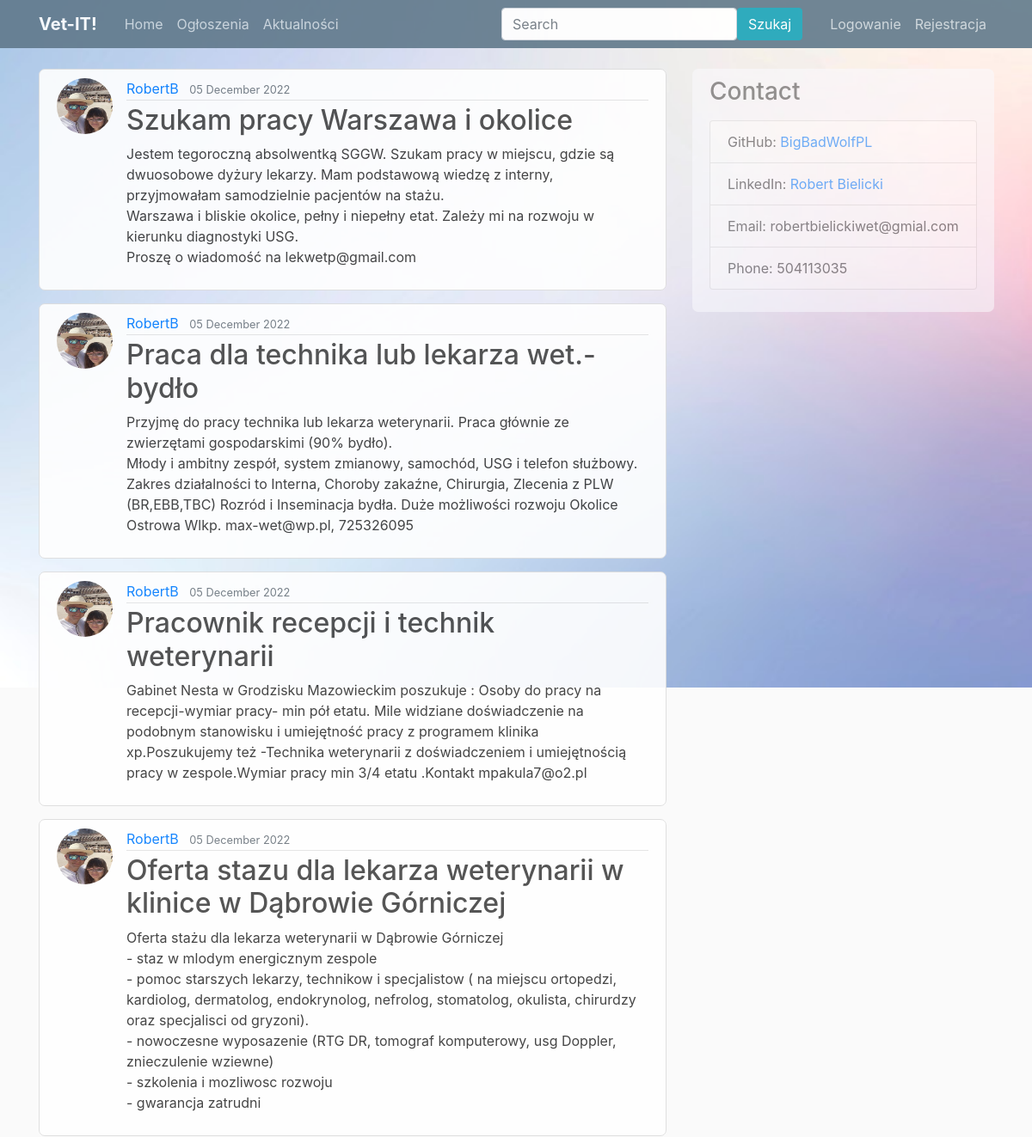
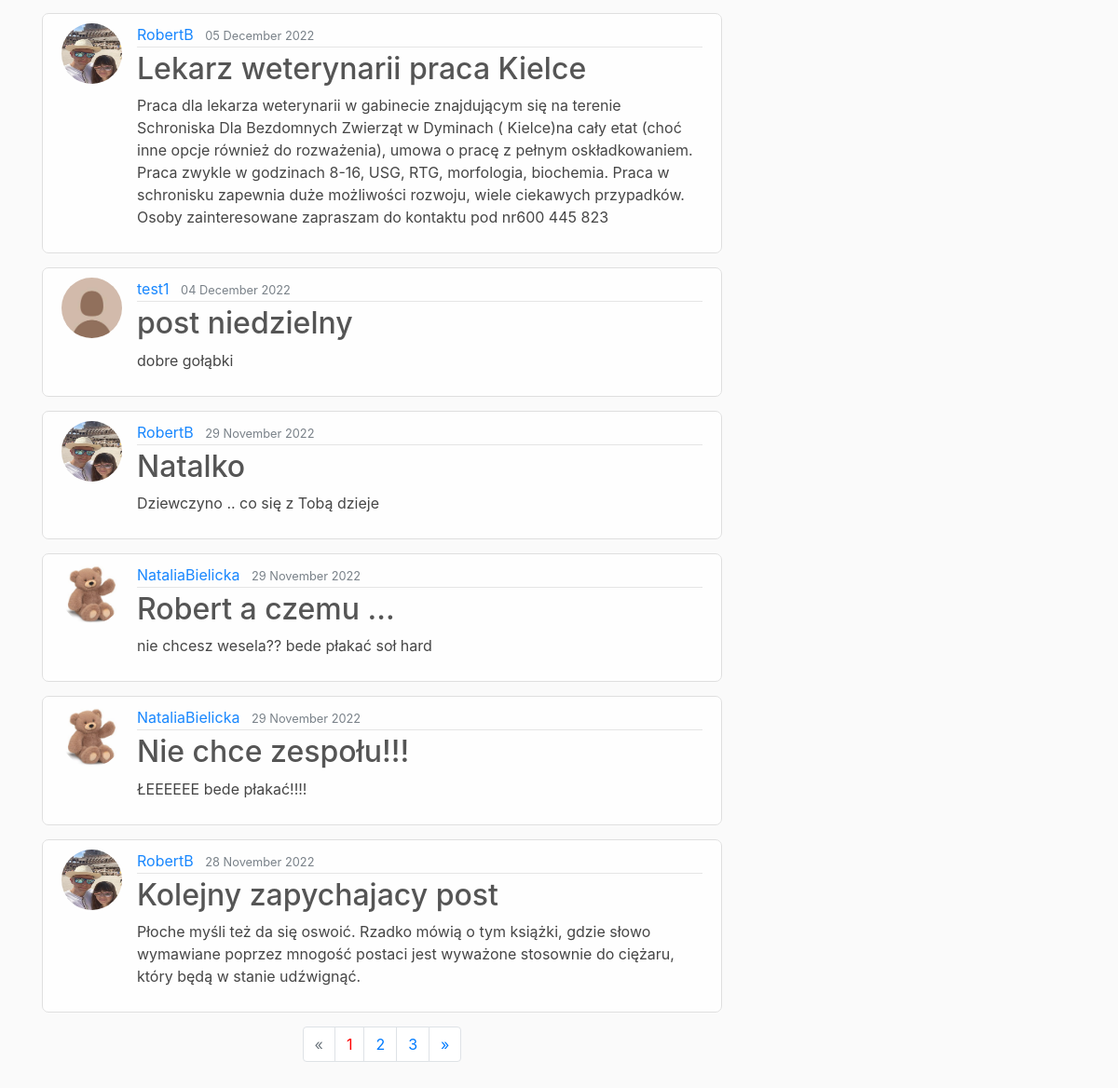
Page /about/ on the earlier database version (2 pictures, top to bottom).
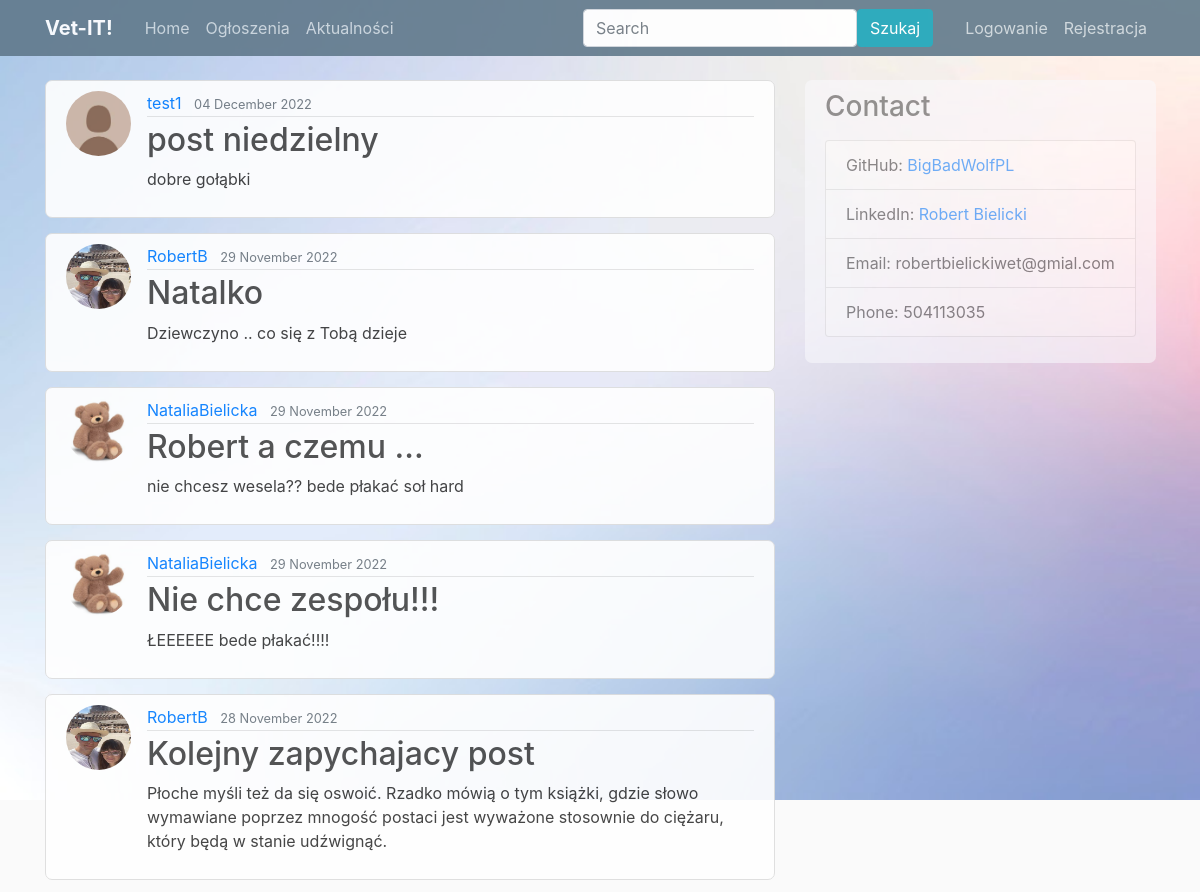
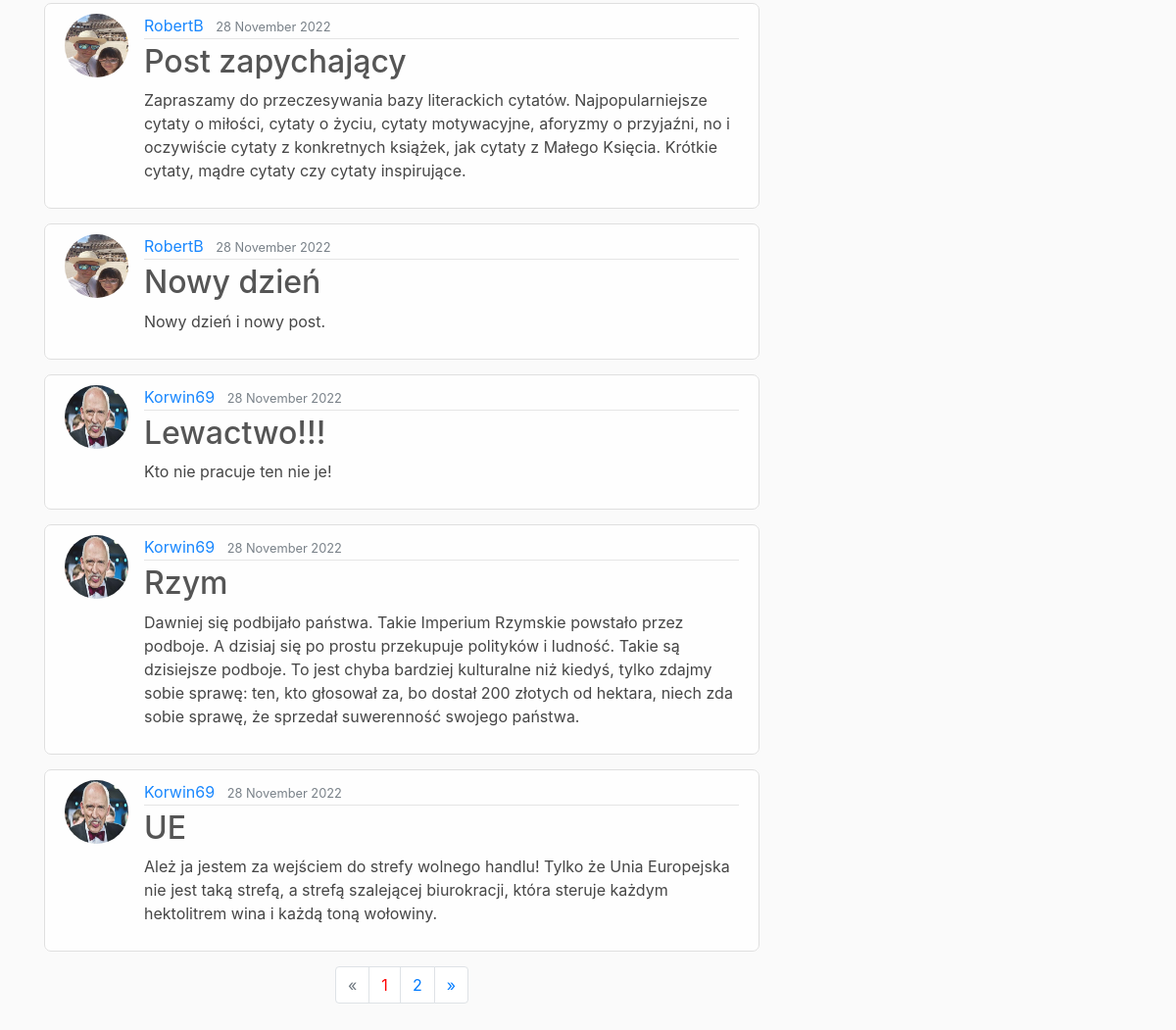
Same page on the later database version (2 pictures, top to bottom).
### blog/models.py (models this page shows, shortened)
class Post(models.Model):
    title = models.CharField(max_length=100)
    content = models.TextField()
    date_posted = models.DateTimeField(default=timezone.now)
    author = models.ForeignKey(User, on_delete=models.CASCADE)

### users/models.py (models this page shows, shortened)
class Profile(models.Model):
    user = models.OneToOneField(User, on_delete=models.CASCADE)
    image = models.ImageField(default='default.jpg', upload_to='profile_pics')

### blog/views.py (the view)
# urls.py: path('about/', views.to_samo_co_posts_list_view, name='blog-about'),
def to_samo_co_posts_list_view(request):                      # <----------
    posts = Post.objects.all().order_by('-date_posted')
    page = request.GET.get('page', 1)
    paginator = Paginator(posts, 10)
    try:
        posts = paginator.page(page)
    except PageNotAnInteger:
        posts = paginator.page(1)
    except EmptyPage:
        posts = paginator.page(paginator.num_pages)
    return render(request, 'blog/to_samo_co_posts_list_view.html', {'posts': posts})

### blog/templates/blog/to_samo_co_posts_list_view.html
{% extends "blog/base.html" %}
{% block content %}
{% for post in posts %}
<article class="media content-section">
 <img class="rounded-circle article-img" src="{{ post.author.profile.image.url }}">
    <div class="media-body">
      <div class="article-metadata">
        <a class="mr-2" href="{% url 'user-posts' post.author.username %}">{{ post.author }}</a>
        <small class="text-muted">{{ post.date_posted|date:"d F Y" }}</small>
      </div>
      <h2><a class="article-title" href="{% url 'post-detail' post.id %}">{{ post.title }}</a></h2>
      <p class="article-content">{{ post.content }}</p>
    </div>
  </article>
{% endfor %}
{% if posts.has_other_pages %}
  <nav class="mb-5">
    <ul class="pagination justify-content-center">
      {% if posts.has_previous %}
        <li class="page-item">
          <a class="page-link" href="?page={{ posts.previous_page_number }}" aria-label="Previous">
            <span aria-hidden="true">&laquo;</span>
          </a>
        </li>
      {% else %}
        <li class="page-item disabled">
            <span class="page-link" aria-hidden="true">&laquo;</span>
        </li>
      {% endif %}
      {% for p in posts.paginator.page_range %}
        {% if posts.number == p %}
          <li class="page-item"><a class="page-link" style="color: red;" href="#">{{ p }}</a></li>
        {% else %}
          <li class="page-item"><a class="page-link" href="?page={{ p }}">{{ p }}</a></li>
        {% endif %}
      {% endfor %}
      {% if posts.has_next %}
        <li class="page-item">
          <a class="page-link" href="?page={{ posts.next_page_number }}" aria-label="Next">
            <span aria-hidden="true">&raquo;</span>
          </a>
        </li>
      {% else %}
        <li class="page-item disabled">
          <span class="page-link" aria-hidden="true">&raquo;</span>
        </li>
      {% endif %}
  </ul>
  </nav>
{% endif %}
{% endblock content %}

Differences in the rows shown:
removed Post: author.profile.image (picture), author "RobertB", date_posted "05 December 2022", title "Szukam pracy Warszawa i okolice", content "Jestem tegoroczną absolwentką SGGW. Szukam pracy w miejscu, gdzie są dwuosobowe dyżury lekarzy. Mam podstawową wiedzę z interny, przyjmowałam samodzielnie pacjentów na stażu. Warszawa i bliskie okolice, pełny i niepełny etat. Zależy mi na rozwoju w kierunku diagnostyki USG. Proszę o wiadomość na lekwetp@gmail.com"
removed Post: author.profile.image (picture), author "RobertB", date_posted "05 December 2022", title "Praca dla technika lub lekarza wet.- bydło", content "Przyjmę do pracy technika lub lekarza weterynarii. Praca głównie ze zwierzętami gospodarskimi (90% bydło). Młody i ambitny zespół, system zmianowy, samochód, USG i telefon służbowy. Zakres działalności to Interna, Choroby zakaźne, Chirurgia, Zlecenia z PLW (BR,EBB,TBC) Rozród i Inseminacja bydła. Duże możliwości rozwoju Okolice Ostrowa Wlkp. max-wet@wp.pl, 725326095"
removed Post: author.profile.image (picture), author "RobertB", date_posted "05 December 2022", title "Pracownik recepcji i technik weterynarii", content "Gabinet Nesta w Grodzisku Mazowieckim poszukuje : Osoby do pracy na recepcji-wymiar pracy- min pół etatu. Mile widziane doświadczenie na podobnym stanowisku i umiejętność pracy z programem klinika xp.Poszukujemy też -Technika weterynarii z doświadczeniem i umiejętnością pracy w zespole.Wymiar pracy min 3/4 etatu .Kontakt mpakula7@o2.pl"
removed Post: author.profile.image (picture), author "RobertB", date_posted "05 December 2022", title "Oferta stazu dla lekarza weterynarii w klinice w Dąbrowie Górniczej", content "Oferta stażu dla lekarza weterynarii w Dąbrowie Górniczej - staz w mlodym energicznym zespole - pomoc starszych lekarzy, technikow i specjalistow ( na miejscu ortopedzi, kardiolog, dermatolog, endokrynolog, nefrolog, stomatolog, okulista, chirurdzy oraz specjalisci od gryzoni). - nowoczesne wyposazenie (RTG DR, tomograf komputerowy, usg Doppler, znieczulenie wziewne) - szkolenia i mozliwosc rozwoju - gwarancja zatrudni"
removed Post: author.profile.image (picture), author "RobertB", date_posted "05 December 2022", title "Lekarz weterynarii praca Kielce", content "Praca dla lekarza weterynarii w gabinecie znajdującym się na terenie Schroniska Dla Bezdomnych Zwierząt w Dyminach ( Kielce)na cały etat (choć inne opcje również do rozważenia), umowa o pracę z pełnym oskładkowaniem. Praca zwykle w godzinach 8-16, USG, RTG, morfologia, biochemia. Praca w schronisku zapewnia duże możliwości rozwoju, wiele ciekawych przypadków. Osoby zainteresowane zapraszam do kontaktu pod nr600 445 823"
now on this page (row unchanged): Post: author.profile.image (picture), author "RobertB", date_posted "28 November 2022", title "Post zapychający", content "Zapraszamy do przeczesywania bazy literackich cytatów. Najpopularniejsze cytaty o miłości, cytaty o życiu, cytaty motywacyjne, aforyzmy o przyjaźni, no i oczywiście cytaty z konkretnych książek, jak cytaty z Małego Księcia. Krótkie cytaty, mądre cytaty czy cytaty inspirujące."
now on this page (row unchanged): Post: author.profile.image (picture), author "RobertB", date_posted "28 November 2022", title "Nowy dzień", content "Nowy dzień i nowy post."
now on this page (row unchanged): Post: author.profile.image (picture), author "Korwin69", date_posted "28 November 2022", title "Lewactwo!!!", content "Kto nie pracuje ten nie je!"
now on this page (row unchanged): Post: author.profile.image (picture), author "Korwin69", date_posted "28 November 2022", title "Rzym", content "Dawniej się podbijało państwa. Takie Imperium Rzymskie powstało przez podboje. A dzisiaj się po prostu przekupuje polityków i ludność. Takie są dzisiejsze podboje. To jest chyba bardziej kulturalne niż kiedyś, tylko zdajmy sobie sprawę: ten, kto głosował za, bo dostał 200 złotych od hektara, niech zda sobie sprawę, że sprzedał suwerenność swojego państwa."
now on this page (row unchanged): Post: author.profile.image (picture), author "Korwin69", date_posted "28 November 2022", title "UE", content "Ależ ja jestem za wejściem do strefy wolnego handlu! Tylko że Unia Europejska nie jest taką strefą, a strefą szalejącej biurokracji, która steruje każdym hektolitrem wina i każdą toną wołowiny."
Other differences:
list line gone: "3"
